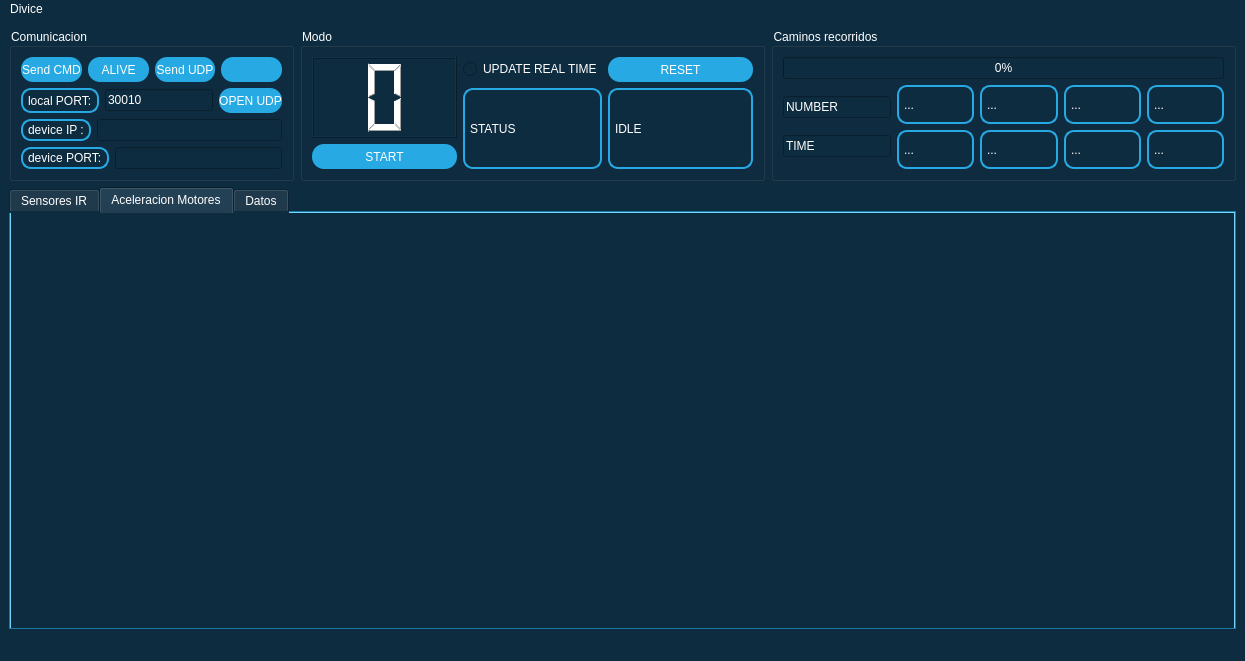
<?xml version="1.0" encoding="UTF-8"?>
<ui version="4.0">
 <class>QForm</class>
 <widget class="QMainWindow" name="QForm">
  <property name="geometry">
   <rect>
    <x>0</x>
    <y>0</y>
    <width>1245</width>
    <height>661</height>
   </rect>
  </property>
  <property name="windowTitle">
   <string>QForm</string>
  </property>
  <property name="styleSheet">
   <string notr="true">/* ------------------- Estilo general ------------------- */

/* Fondo verde claro para todos los elementos */
* {
    background-color: #0E2C40;
    /* Texto blanco para todos los elementos */
    color: white;
}

/* ------------------- Estilo para el widget central ------------------- */

#centralwidget {
    background-color: #0E2C40;
}

/* ------------------- Estilo para menús ------------------- */

QMenu {
    /* Fondo gradiente para el menú */
    background-color: qlineargradient(spread: reflect, x1: 0.9, y1: 0, x2: 0.6, y2: 0, x3: 0.2, y3: 0, stop: 0.2 rgba(100, 210, 255, 70), stop: 0.5 rgba(91, 180, 249, 70), stop: 1 rgba(32, 80, 96, 100));
    color: white; /* Texto blanco en el menú */
    font-style: bold; /* Estilo de fuente en negrita */
}

/* ------------------- Estilo para botones ------------------- */

QPushButton {
    color: white; /* Texto blanco en el botón */
    background-color: #27a9e3; /* Fondo azul del botón */
    border-width: 2px; /* Ancho del borde */
    border-radius: 12px; /* Esquinas redondeadas */
    height: 25px; /* Altura del botón */
}

QPushButton:hover {
    background-color: lime; /* Cambio de color al pasar el mouse sobre el botón */
}

/* ------------------- Estilo para etiquetas ------------------- */

QLabel {
    color: white; /* Texto blanco en la etiqueta */
    border: 2px solid #27a9e3; /* Borde sólido azul */
    border-radius: 10px; /* Esquinas redondeadas */
    padding: 2px; /* Espaciado interno */
}

/* ------------------- Estilo para áreas de texto editable ------------------- */

QTextEdit {
    border: 2px solid #27a9e3; /* Borde sólido azul */
    border-radius: 30px; /* Esquinas redondeadas */
    background-color: rgba(0, 0, 0, 0); /* Fondo transparente */
}

/* Estilo específico para áreas de texto con identificadores */
QTextEdit#textEdit_RAW {
    font-family: &quot;Verdana&quot;;
    font-size: 14px;
    font-style: bold;
    padding: 5px;
    color: white;
}

QTextEdit#textEdit_PROCCES {
    font-family: &quot;Verdana&quot;;
    font-size: 20px;
    font-style: bold;
    padding: 5px;
    color: white;
}

/* ------------------- Estilo para cuadros combinados ------------------- */

QComboBox {
    color: white; /* Texto blanco en el cuadro combinado */
    background-color: #27a9e3; /* Fondo azul del cuadro combinado */
    border-width: 2px; /* Ancho del borde */
    border-radius: 12px; /* Esquinas redondeadas */
    height: 25px; /* Altura del cuadro combinado */
}

QComboBox:on {
    /* Ajusta el texto cuando se abre el menú desplegable */
    padding-top: 3px;
    padding-left: 4px;
}

QComboBox::drop-down {
    subcontrol-origin: padding;
    subcontrol-position: top right;
    width: 15px;

    border-left-width: 1px;
    border-left-color: 0E2C40;
    border-left-style: solid; /* Línea simple a la izquierda */
    border-top-right-radius: 6px; /* Mismo radio que el QComboBox */
    border-bottom-right-radius: 6px;
}

/* Estilo para QTabWidget (tabWidget) */
QTabWidget {
    color: black; /* Texto blanco en el cuadro combinado */
    background-color: #27a9e3; /* Fondo azul del cuadro combinado */
	border: 1px solid #148D8D; /* Borde turquesa */
    border-width: 2px; /* Ancho del borde */
    border-radius: 12px; /* Esquinas redondeadas */
    height: 25px; /* Altura del cuadro combinado */
}
</string>
  </property>
  <widget class="QWidget" name="centralwidget">
   <property name="styleSheet">
    <string notr="true"/>
   </property>
   <layout class="QGridLayout" name="gridLayout_6" rowstretch="0,0">
    <item row="0" column="0">
     <layout class="QHBoxLayout" name="horizontalLayout_14" stretch="0,1,1">
      <item>
       <widget class="QGroupBox" name="groupBox_2">
        <property name="title">
         <string>Comunicacion</string>
        </property>
        <layout class="QGridLayout" name="gridLayout_3">
         <item row="0" column="0">
          <layout class="QVBoxLayout" name="verticalLayout">
           <item>
            <layout class="QHBoxLayout" name="horizontalLayout">
             <item>
              <widget class="QPushButton" name="pushButtonSENDCMD">
               <property name="text">
                <string>Send CMD</string>
               </property>
              </widget>
             </item>
             <item>
              <widget class="QPushButton" name="pushButtonALIVE">
               <property name="text">
                <string>ALIVE</string>
               </property>
              </widget>
             </item>
             <item>
              <widget class="QPushButton" name="pushButtonSENDUDP">
               <property name="text">
                <string>Send UDP</string>
               </property>
              </widget>
             </item>
             <item>
              <widget class="QComboBox" name="comboBox_CMD"/>
             </item>
            </layout>
           </item>
           <item>
            <layout class="QHBoxLayout" name="horizontalLayout_2">
             <item>
              <widget class="QLabel" name="label_9">
               <property name="text">
                <string>local PORT:</string>
               </property>
              </widget>
             </item>
             <item>
              <widget class="QLineEdit" name="lineEdit_LOCALPORT">
               <property name="text">
                <string>30010</string>
               </property>
              </widget>
             </item>
             <item>
              <widget class="QPushButton" name="pushButtonOPENUDP">
               <property name="text">
                <string>OPEN UDP</string>
               </property>
              </widget>
             </item>
            </layout>
           </item>
           <item>
            <layout class="QHBoxLayout" name="horizontalLayout_3">
             <item>
              <widget class="QLabel" name="label_7">
               <property name="text">
                <string>device IP :</string>
               </property>
              </widget>
             </item>
             <item>
              <widget class="QLineEdit" name="lineEdit_IP_REMOTA"/>
             </item>
            </layout>
           </item>
           <item>
            <layout class="QHBoxLayout" name="horizontalLayout_4">
             <item>
              <widget class="QLabel" name="label_8">
               <property name="text">
                <string>device PORT:</string>
               </property>
              </widget>
             </item>
             <item>
              <widget class="QLineEdit" name="lineEdit_DEVICEPORT">
               <property name="text">
                <string/>
               </property>
              </widget>
             </item>
            </layout>
           </item>
          </layout>
         </item>
        </layout>
       </widget>
      </item>
      <item>
       <widget class="QGroupBox" name="groupBox_6">
        <property name="title">
         <string>Modo</string>
        </property>
        <layout class="QGridLayout" name="gridLayout_4" rowstretch="0,0,0" columnstretch="1,0,1">
         <item row="0" column="0" rowspan="2">
          <widget class="QLCDNumber" name="lcdNumberMode">
           <property name="autoFillBackground">
            <bool>false</bool>
           </property>
           <property name="digitCount">
            <number>1</number>
           </property>
          </widget>
         </item>
         <item row="0" column="1">
          <widget class="QRadioButton" name="radioButtonUpdateRealTime">
           <property name="text">
            <string>UPDATE REAL TIME</string>
           </property>
          </widget>
         </item>
         <item row="1" column="1" rowspan="2">
          <widget class="QLabel" name="label_10">
           <property name="text">
            <string>STATUS</string>
           </property>
          </widget>
         </item>
         <item row="1" column="2" rowspan="2">
          <widget class="QLabel" name="labelStatus">
           <property name="text">
            <string>IDLE</string>
           </property>
          </widget>
         </item>
         <item row="2" column="0">
          <widget class="QPushButton" name="pushButtonStartStop">
           <property name="text">
            <string>START</string>
           </property>
          </widget>
         </item>
         <item row="0" column="2">
          <widget class="QPushButton" name="pushButtonReset">
           <property name="text">
            <string>RESET</string>
           </property>
          </widget>
         </item>
        </layout>
       </widget>
      </item>
      <item>
       <widget class="QGroupBox" name="groupBox_3">
        <property name="title">
         <string>Caminos recorridos</string>
        </property>
        <layout class="QGridLayout" name="gridLayout_5" rowstretch="0,0,0" columnstretch="0,1">
         <item row="0" column="0" colspan="2">
          <widget class="QProgressBar" name="progressBar">
           <property name="value">
            <number>0</number>
           </property>
          </widget>
         </item>
         <item row="1" column="0" rowspan="2">
          <layout class="QVBoxLayout" name="verticalLayout_3">
           <item>
            <widget class="QLineEdit" name="lineEdit">
             <property name="text">
              <string>NUMBER</string>
             </property>
            </widget>
           </item>
           <item>
            <widget class="QLineEdit" name="lineEdit_2">
             <property name="text">
              <string>TIME</string>
             </property>
            </widget>
           </item>
          </layout>
         </item>
         <item row="1" column="1">
          <layout class="QHBoxLayout" name="horizontalLayout_12">
           <item>
            <widget class="QLabel" name="label_12">
             <property name="text">
              <string>...</string>
             </property>
            </widget>
           </item>
           <item>
            <widget class="QLabel" name="label_14">
             <property name="text">
              <string>...</string>
             </property>
            </widget>
           </item>
           <item>
            <widget class="QLabel" name="label_16">
             <property name="text">
              <string>...</string>
             </property>
            </widget>
           </item>
           <item>
            <widget class="QLabel" name="label_18">
             <property name="text">
              <string>...</string>
             </property>
            </widget>
           </item>
          </layout>
         </item>
         <item row="2" column="1">
          <layout class="QHBoxLayout" name="horizontalLayout_13">
           <item>
            <widget class="QLabel" name="label_13">
             <property name="text">
              <string>...</string>
             </property>
            </widget>
           </item>
           <item>
            <widget class="QLabel" name="label_15">
             <property name="text">
              <string>...</string>
             </property>
            </widget>
           </item>
           <item>
            <widget class="QLabel" name="label_17">
             <property name="text">
              <string>...</string>
             </property>
            </widget>
           </item>
           <item>
            <widget class="QLabel" name="label_19">
             <property name="text">
              <string>...</string>
             </property>
            </widget>
           </item>
          </layout>
         </item>
        </layout>
       </widget>
      </item>
     </layout>
    </item>
    <item row="1" column="0">
     <widget class="QTabWidget" name="tabWidget">
      <property name="currentIndex">
       <number>1</number>
      </property>
      <widget class="QWidget" name="tab">
       <attribute name="title">
        <string>Sensores IR</string>
       </attribute>
       <layout class="QGridLayout" name="gridLayout">
        <item row="0" column="0">
         <widget class="QFrame" name="widgetADC">
          <property name="frameShape">
           <enum>QFrame::StyledPanel</enum>
          </property>
          <property name="frameShadow">
           <enum>QFrame::Raised</enum>
          </property>
         </widget>
        </item>
       </layout>
      </widget>
      <widget class="QWidget" name="tab_2">
       <attribute name="title">
        <string>Aceleracion Motores</string>
       </attribute>
       <layout class="QGridLayout" name="gridLayout_7">
        <item row="0" column="0">
         <widget class="QWidget" name="widgetVelMotor" native="true"/>
        </item>
       </layout>
      </widget>
      <widget class="QWidget" name="tab_4">
       <attribute name="title">
        <string>Datos</string>
       </attribute>
       <layout class="QGridLayout" name="gridLayout_2">
        <item row="0" column="0">
         <layout class="QHBoxLayout" name="horizontalLayout_10">
          <item>
           <layout class="QVBoxLayout" name="verticalLayout_2">
            <item>
             <layout class="QHBoxLayout" name="horizontalLayout_5">
              <item>
               <widget class="QLabel" name="label">
                <property name="frameShape">
                 <enum>QFrame::Panel</enum>
                </property>
                <property name="text">
                 <string>LEFT_IR</string>
                </property>
               </widget>
              </item>
              <item>
               <widget class="QLabel" name="label_2">
                <property name="frameShape">
                 <enum>QFrame::Panel</enum>
                </property>
                <property name="text">
                 <string>CENTER_IR</string>
                </property>
               </widget>
              </item>
              <item>
               <widget class="QLabel" name="label_5">
                <property name="frameShape">
                 <enum>QFrame::Panel</enum>
                </property>
                <property name="text">
                 <string>RIGHT_ENCODER</string>
                </property>
               </widget>
              </item>
             </layout>
            </item>
            <item>
             <layout class="QHBoxLayout" name="horizontalLayout_6">
              <item>
               <widget class="QLabel" name="label_LIR">
                <property name="font">
                 <font>
                  <pointsize>12</pointsize>
                  <bold>true</bold>
                 </font>
                </property>
                <property name="frameShape">
                 <enum>QFrame::Panel</enum>
                </property>
                <property name="text">
                 <string>LIR</string>
                </property>
               </widget>
              </item>
              <item>
               <widget class="QLabel" name="label_CIR">
                <property name="font">
                 <font>
                  <pointsize>12</pointsize>
                  <bold>true</bold>
                 </font>
                </property>
                <property name="frameShape">
                 <enum>QFrame::Panel</enum>
                </property>
                <property name="text">
                 <string>CIR</string>
                </property>
               </widget>
              </item>
              <item>
               <widget class="QLabel" name="label_RIR">
                <property name="font">
                 <font>
                  <pointsize>12</pointsize>
                  <bold>true</bold>
                 </font>
                </property>
                <property name="frameShape">
                 <enum>QFrame::Panel</enum>
                </property>
                <property name="text">
                 <string>RIR</string>
                </property>
               </widget>
              </item>
             </layout>
            </item>
            <item>
             <layout class="QHBoxLayout" name="horizontalLayout_7">
              <item>
               <widget class="QLabel" name="label_4">
                <property name="frameShape">
                 <enum>QFrame::Panel</enum>
                </property>
                <property name="text">
                 <string>LEFT_ENCODER</string>
                </property>
               </widget>
              </item>
              <item>
               <widget class="QLabel" name="label_3">
                <property name="frameShape">
                 <enum>QFrame::Panel</enum>
                </property>
                <property name="text">
                 <string>RIGHT_IR</string>
                </property>
               </widget>
              </item>
             </layout>
            </item>
            <item>
             <layout class="QHBoxLayout" name="horizontalLayout_8">
              <item>
               <widget class="QLabel" name="label_LENC">
                <property name="font">
                 <font>
                  <pointsize>12</pointsize>
                  <bold>true</bold>
                 </font>
                </property>
                <property name="frameShape">
                 <enum>QFrame::Panel</enum>
                </property>
                <property name="text">
                 <string>L_ENC</string>
                </property>
               </widget>
              </item>
              <item>
               <widget class="QLabel" name="label_RENC">
                <property name="font">
                 <font>
                  <pointsize>12</pointsize>
                  <bold>true</bold>
                 </font>
                </property>
                <property name="frameShape">
                 <enum>QFrame::Panel</enum>
                </property>
                <property name="text">
                 <string>R_ENC</string>
                </property>
               </widget>
              </item>
             </layout>
            </item>
           </layout>
          </item>
          <item>
           <layout class="QHBoxLayout" name="horizontalLayout_9">
            <item>
             <widget class="QLabel" name="label_6">
              <property name="frameShape">
               <enum>QFrame::Panel</enum>
              </property>
              <property name="text">
               <string>DISTANCE:</string>
              </property>
             </widget>
            </item>
            <item>
             <widget class="QLabel" name="label_DISTANCE">
              <property name="font">
               <font>
                <pointsize>28</pointsize>
                <bold>false</bold>
               </font>
              </property>
              <property name="frameShape">
               <enum>QFrame::Panel</enum>
              </property>
              <property name="text">
               <string>168 cm</string>
              </property>
             </widget>
            </item>
           </layout>
          </item>
         </layout>
        </item>
        <item row="1" column="0">
         <layout class="QHBoxLayout" name="horizontalLayout_11">
          <item>
           <widget class="QTextEdit" name="textEdit_RAW">
            <property name="font">
             <font>
              <family>Verdana</family>
              <pointsize>-1</pointsize>
              <bold>false</bold>
             </font>
            </property>
            <property name="html">
             <string>&lt;!DOCTYPE HTML PUBLIC &quot;-//W3C//DTD HTML 4.0//EN&quot; &quot;http://www.w3.org/TR/REC-html40/strict.dtd&quot;&gt;
&lt;html&gt;&lt;head&gt;&lt;meta name=&quot;qrichtext&quot; content=&quot;1&quot; /&gt;&lt;meta charset=&quot;utf-8&quot; /&gt;&lt;style type=&quot;text/css&quot;&gt;
p, li { white-space: pre-wrap; }
hr { height: 1px; border-width: 0; }
li.unchecked::marker { content: &quot;\2610&quot;; }
li.checked::marker { content: &quot;\2612&quot;; }
&lt;/style&gt;&lt;/head&gt;&lt;body style=&quot; font-family:'Verdana'; font-size:14px; font-weight:400; font-style:normal;&quot;&gt;
&lt;p align=&quot;center&quot; style=&quot; margin-top:0px; margin-bottom:0px; margin-left:0px; margin-right:0px; -qt-block-indent:0; text-indent:0px;&quot;&gt;&lt;span style=&quot; font-size:16px; text-decoration: underline;&quot;&gt;Dato sin procesar&lt;/span&gt;&lt;/p&gt;&lt;/body&gt;&lt;/html&gt;</string>
            </property>
           </widget>
          </item>
          <item>
           <widget class="QTextEdit" name="textEdit_PROCCES">
            <property name="font">
             <font>
              <family>Verdana</family>
              <pointsize>-1</pointsize>
              <bold>true</bold>
             </font>
            </property>
            <property name="html">
             <string>&lt;!DOCTYPE HTML PUBLIC &quot;-//W3C//DTD HTML 4.0//EN&quot; &quot;http://www.w3.org/TR/REC-html40/strict.dtd&quot;&gt;
&lt;html&gt;&lt;head&gt;&lt;meta name=&quot;qrichtext&quot; content=&quot;1&quot; /&gt;&lt;meta charset=&quot;utf-8&quot; /&gt;&lt;style type=&quot;text/css&quot;&gt;
p, li { white-space: pre-wrap; }
hr { height: 1px; border-width: 0; }
li.unchecked::marker { content: &quot;\2610&quot;; }
li.checked::marker { content: &quot;\2612&quot;; }
&lt;/style&gt;&lt;/head&gt;&lt;body style=&quot; font-family:'Verdana'; font-size:20px; font-weight:700; font-style:normal;&quot;&gt;
&lt;p align=&quot;center&quot; style=&quot; margin-top:0px; margin-bottom:0px; margin-left:0px; margin-right:0px; -qt-block-indent:0; text-indent:0px;&quot;&gt;&lt;span style=&quot; font-size:24px; font-weight:400; text-decoration: underline;&quot;&gt;Dato procesado&lt;/span&gt;&lt;/p&gt;&lt;/body&gt;&lt;/html&gt;</string>
            </property>
           </widget>
          </item>
         </layout>
        </item>
       </layout>
      </widget>
     </widget>
    </item>
   </layout>
  </widget>
  <widget class="QMenuBar" name="menubar">
   <property name="geometry">
    <rect>
     <x>0</x>
     <y>0</y>
     <width>1245</width>
     <height>21</height>
    </rect>
   </property>
   <widget class="QMenu" name="menuDivice">
    <property name="title">
     <string>Divice</string>
    </property>
    <addaction name="actionDebugger"/>
    <addaction name="actionMaps"/>
    <addaction name="actionQuit"/>
    <addaction name="actionScan_Ports"/>
    <addaction name="actionConnect_Device"/>
    <addaction name="actionDisconnect_Device"/>
   </widget>
   <addaction name="menuDivice"/>
  </widget>
  <widget class="QStatusBar" name="statusbar"/>
  <action name="actionDebugger">
   <property name="text">
    <string>Debugger</string>
   </property>
  </action>
  <action name="actionMaps">
   <property name="text">
    <string>Maps</string>
   </property>
  </action>
  <action name="actionQuit">
   <property name="text">
    <string>Quit</string>
   </property>
  </action>
  <action name="actionScan_Ports">
   <property name="text">
    <string>Scan Ports</string>
   </property>
  </action>
  <action name="actionConnect_Device">
   <property name="text">
    <string>Connect Device</string>
   </property>
  </action>
  <action name="actionDisconnect_Device">
   <property name="text">
    <string>Disconnect Device</string>
   </property>
  </action>
 </widget>
 <resources/>
 <connections/>
</ui>
